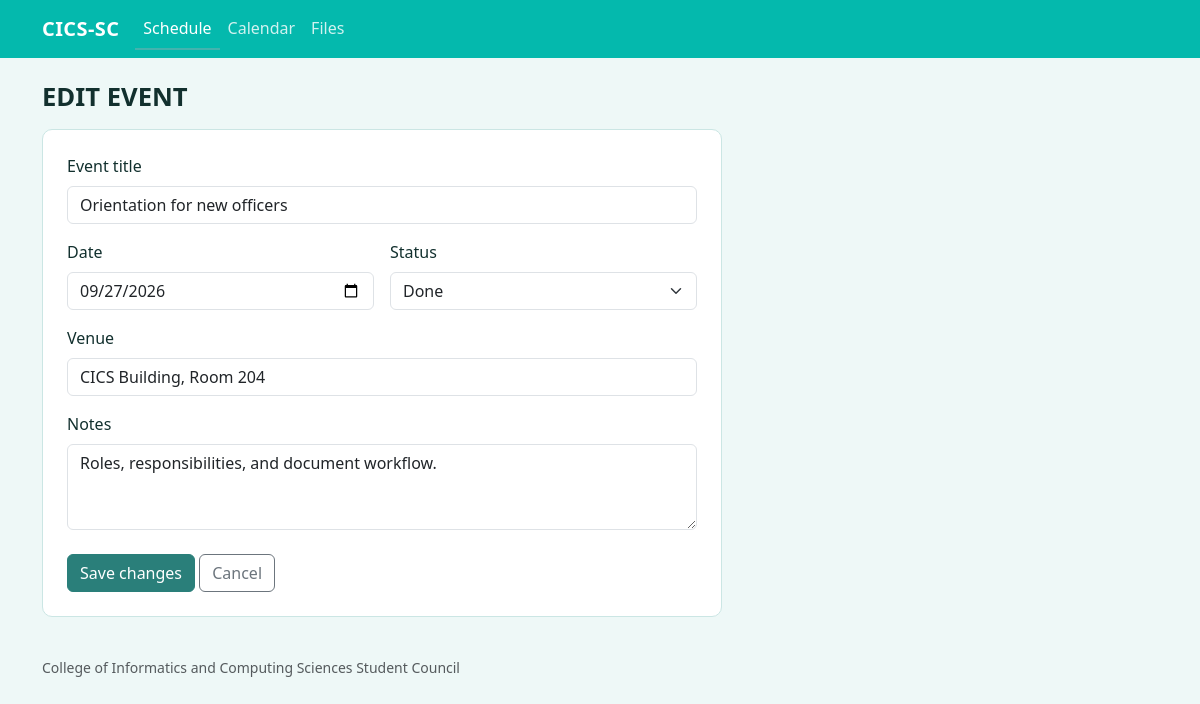
The app's page /event_form.php?id=3 with its own data.
### tables this page shows
CREATE TABLE events (
  id          INT AUTO_INCREMENT PRIMARY KEY,
  title       VARCHAR(100) NOT NULL,
  event_date  DATE         NOT NULL,
  venue       VARCHAR(100) NOT NULL DEFAULT '',
  status      ENUM('Upcoming','Done','Cancelled') NOT NULL DEFAULT 'Upcoming',
  description TEXT,
  created_at  TIMESTAMP    NOT NULL DEFAULT CURRENT_TIMESTAMP
);

### config.php (called while the page is built, shortened)
<?php
$STATUSES   = ['Upcoming', 'Done', 'Cancelled'];
function e($value)
{
    return htmlspecialchars((string)$value, ENT_QUOTES, 'UTF-8');
}

### event_form.php (the view, shortened to what this page needs)
<?php
require 'config.php';
$id    = (int)($_GET['id'] ?? 0);
$event = ['title' => '', 'event_date' => '', 'venue' => '', 'status' => 'Upcoming', 'description' => ''];
if ($id) {
    $stmt = $pdo->prepare('SELECT * FROM events WHERE id = ?');
    $stmt->execute([$id]);
    $event = $stmt->fetch();
} elseif (is_valid_date($_GET['date'] ?? '')) {
    $event['event_date'] = $_GET['date'];
}
$fromCalendar = isset($_GET['date']) || ($_GET['from'] ?? '') === 'calendar';
require 'header.php';
?>
<h1 class="mb-3"><?= $id ? 'Edit event' : 'Add event' ?></h1>
<form method="post" class="panel p-4" style="max-width: 680px">
  <div class="mb-3">
    <label class="form-label" for="title">Event title</label>
    <input class="form-control" id="title" name="title" maxlength="100" required value="<?= e($event['title']) ?>">
  </div>
  <div class="row g-3 mb-3">
    <div class="col-md-6">
      <label class="form-label" for="event_date">Date</label>
      <input class="form-control" type="date" id="event_date" name="event_date" required value="<?= e($event['event_date']) ?>">
    </div>
    <div class="col-md-6">
      <label class="form-label" for="status">Status</label>
      <select class="form-select" id="status" name="status">
        <?php foreach ($STATUSES as $s): ?><option <?= $s === $event['status'] ? 'selected' : '' ?>><?= e($s) ?></option><?php endforeach; ?>
      </select>
    </div>
  </div>
  <div class="mb-3">
    <label class="form-label" for="venue">Venue</label>
    <input class="form-control" id="venue" name="venue" maxlength="100" value="<?= e($event['venue']) ?>">
  </div>
  <div class="mb-4">
    <label class="form-label" for="description">Notes</label>
    <textarea class="form-control" id="description" name="description" rows="3"><?= e($event['description']) ?></textarea>
  </div>
  <button class="btn btn-primary" type="submit"><?= $id ? 'Save changes' : 'Add event' ?></button>
  <a class="btn btn-outline-secondary" href="<?= $fromCalendar ? 'calendar.php' . (is_valid_date($event['event_date']) ? '?m=' . e(substr($event['event_date'], 0, 7)) : '') : 'index.php' ?>">Cancel</a>
</form>
<?php require 'footer.php'; ?>

### style.css (style rules this page uses)
:root { --verdigris: #43B3AE; --primary: #2A7F7A; --deep: #04b9ad; --mist: #EEF8F7; --soft: #D7EFED; --line: #CBE6E4; --ink: #12302E; --muted: #587371; }
body { background: var(--mist); color: var(--ink); }
a { color: var(--primary); }
h1 { font-size: 1.6rem; font-weight: 800; text-transform: uppercase; }
.panel { background: #fff; border: 1px solid var(--line); border-radius: 10px; }
.btn-primary { --bs-btn-bg: var(--primary); --bs-btn-border-color: var(--primary); --bs-btn-hover-bg: var(--deep); --bs-btn-hover-border-color: var(--deep); --bs-btn-active-bg: var(--deep); --bs-btn-active-border-color: var(--deep); --bs-btn-disabled-bg: var(--primary); --bs-btn-disabled-border-color: var(--primary); }

### records on screen
events: title "Orientation for new officers", event_date "09/27/2026", venue "CICS Building, Room 204", description "Roles, responsibilities, and document workflow."

### other values on screen
form field status "Done"
